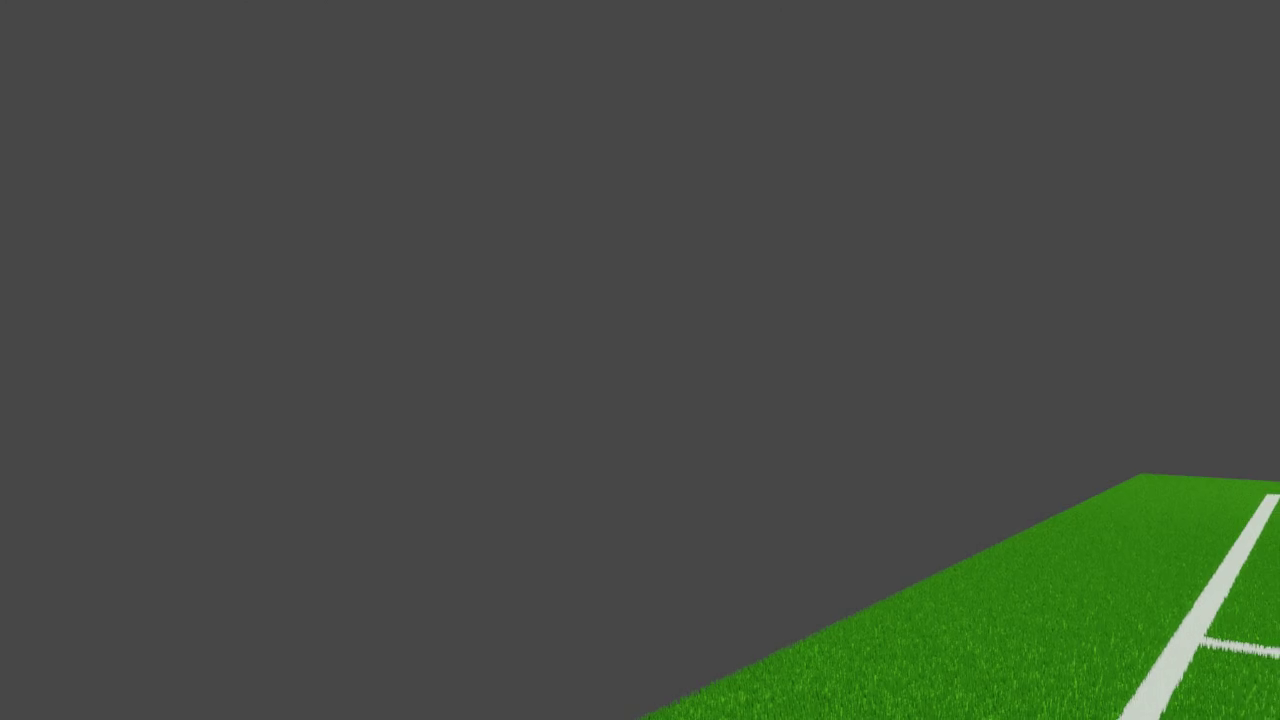
#> input picture frame 22 of deteksi garis/sample3.mp4, 1280 x 720 px
$ python line_contour.py
#> lines starting #> are read from the running program, lines starting #| are printed output that depends on the picture; after the words box and inside, x2 and y2 are one past the last pixel; in counts of white or black regions, pixels touching at a corner belong together
import cv2
import numpy as np
import time

# Define color ranges
low_white = np.array([0, 0, 165])
up_white = np.array([300, 60, 255])

low_green = np.array([35, 100, 100])
up_green = np.array([85, 255, 255])

#low_yellow = np.array([20, 100, 100])
#up_yellow = np.array([40, 255, 255])

vid = cv2.VideoCapture('sample3.mp4')

# Parameters
min_line_length = 250  # Minimum line length to display
frame_rate = 2
frame_count = 0
fps_counter = time.time()

while True:
    ret, frame = vid.read()
#> frame is the input picture: shape (720, 1280, 3); mean B, G, R 66.7, 77.3, 69.7
    if not ret:
        break

    start_time = time.time()
    frame = cv2.resize(frame, (0, 0), fx=0.5, fy=0.5)
#> frame: shape (360, 640, 3)

    if frame_count % frame_rate == 0:
        kernel = cv2.getStructuringElement(cv2.MORPH_ELLIPSE, (3, 3))
        hsv = cv2.cvtColor(frame, cv2.COLOR_BGR2HSV)
#> hsv: shape (360, 640, 3); mean H, S, V 5.7, 21.5, 77.3

        # Create masks
        green_mask = cv2.inRange(hsv, low_green, up_green)
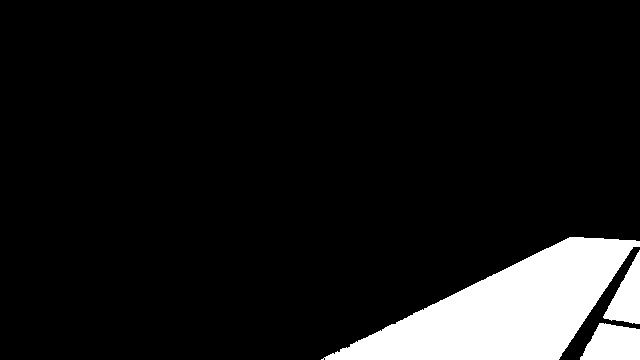
#> green_mask: shape (360, 640); 9.6% white; 3 white regions, box (x1, y1, x2, y2) and area: (321, 237, 640, 360) 18925, (580, 323, 640, 360) 1746, (603, 250, 640, 324) 1426
        #morph_close = cv2.morphologyEx(green_mask, cv2.MORPH_CLOSE, kernel)

        # Edge detection
        edge = cv2.Canny(green_mask, 50, 150)
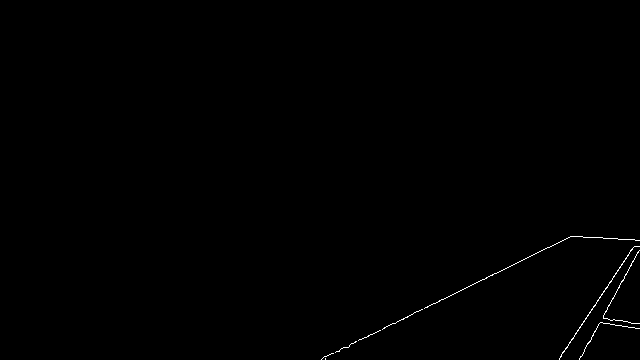
#> edge: shape (360, 640); 0.3% white in thin lines or dots, all inside (x1, y1, x2, y2) = (321, 236, 640, 360)
        contours, _ = cv2.findContours(edge, cv2.RETR_EXTERNAL, cv2.CHAIN_APPROX_SIMPLE)
#> contours = 9 contours, 8 with area under 20; largest, box (x1, y1, x2, y2) and area: (559, 246, 640, 360) 37

        # Draw detected lines with length filter
        for contour in contours:
            length = cv2.arcLength(contour, False)
            if length > min_line_length:
                cv2.polylines(frame, [contour], isClosed=False, color=(255, 0, 0), thickness=2)
#> this loop made 9 passes
#> length on passes 2 to 9: 26.97, 51.87, 51.28, 173, 95.57, 241.6, 293.1, 481
#> (contour, length) on pass 1: ([[325, 358], [325, 359]], 1)
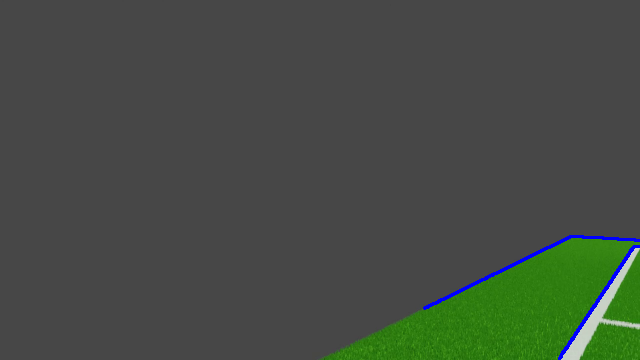
#> frame: shape (360, 640, 3); mean B, G, R 67.8, 76.6, 69.2

        # Show frames
        #cv2.imshow('Line Detection', frame)
        cv2.imshow('Edge Detection', edge)

    frame_count += 1

    if cv2.waitKey(10) & 0xFF == ord('q'):
#> (key q is pressed here)
        break

vid.release()
cv2.destroyAllWindows()

$ run again, starting later in the video
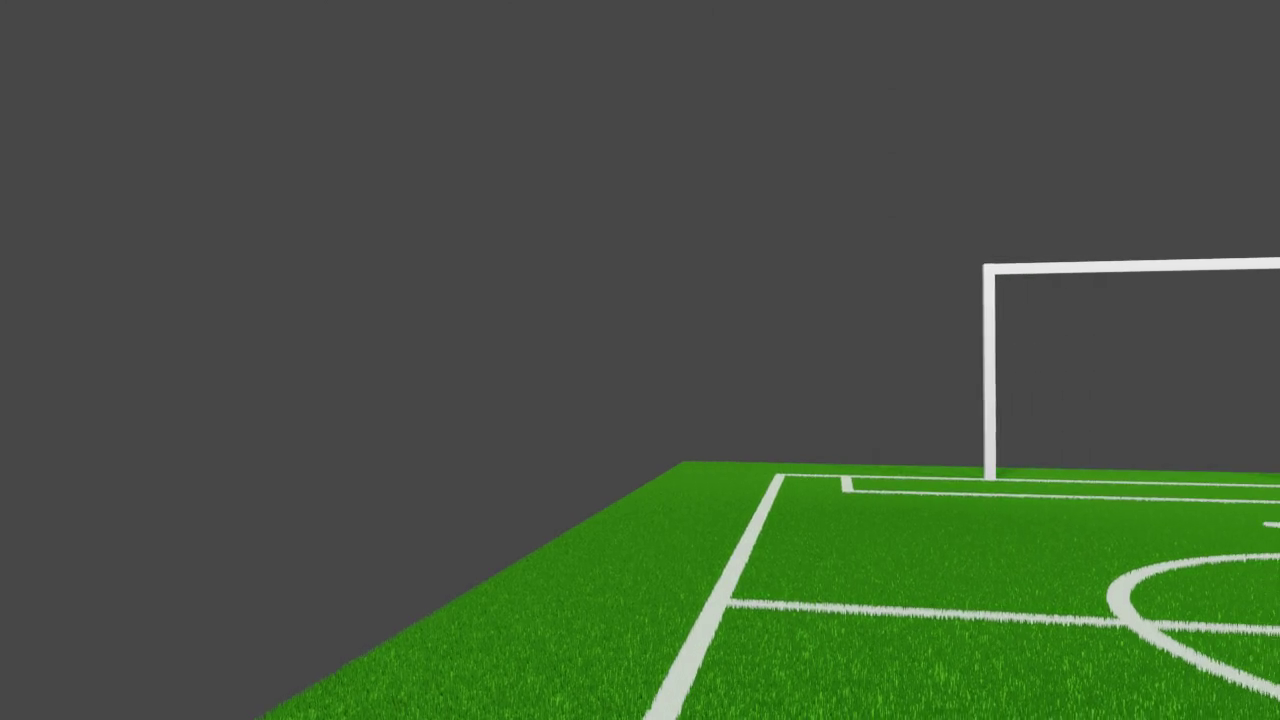
#> input picture frame 99 of deteksi garis/sample3.mp4, 1280 x 720 px
#> frame is the input picture: shape (720, 1280, 3); mean B, G, R 63, 85.9, 69.4
#> hsv: shape (360, 640, 3); mean H, S, V 12.2, 45.8, 86
#> `green_mask = cv2.inRange(hsv, low_green, up_green)`:
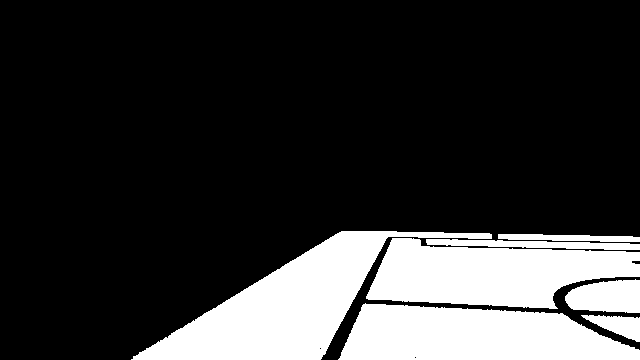
#> green_mask: shape (360, 640); 20.5% white; 7 white regions, largest, box (x1, y1, x2, y2) and area: (131, 231, 492, 360) 16238, (338, 303, 640, 360) 12999, (366, 238, 640, 309) 12847
#> edge: shape (360, 640); 1.1% white in thin lines or dots, all inside (x1, y1, x2, y2) = (131, 230, 640, 360)
#> contours = 31 contours, 30 with area under 20; largest, box (x1, y1, x2, y2) and area: (195, 230, 492, 360) 42
#> the loop `for contour in contours:` made 31 passes
#> (contour, length) on passes 1, 2, 9, 11, 12, 13, 14, 15: ([[414, 356], [414, 358], [416, 358], [416, 356]], 6), ([[319, 347], [319, 349], [321, 349], [321, 347]], 6), ([[634, 263], [639, 263]], 5), ([[604, 251], [626, 251]], 22), ([[588, 250], [591, 250]], 3), ([[566, 250], [585, 250]], 19), ([[526, 249], [552, 249]], 26), ([[522, 249], [523, 249]], 1)
#> after the loop `for contour in contours:`:
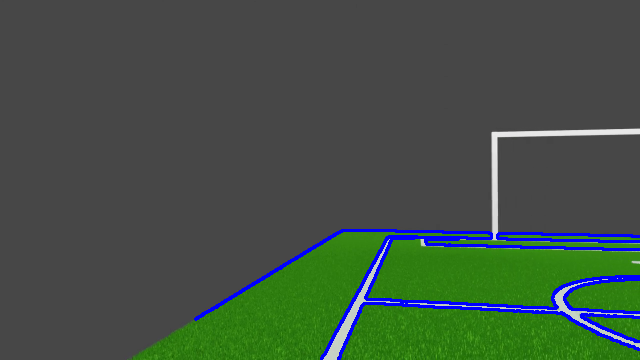
#> frame: shape (360, 640, 3); mean B, G, R 68.2, 81.6, 66.4

$ run again, starting later in the video
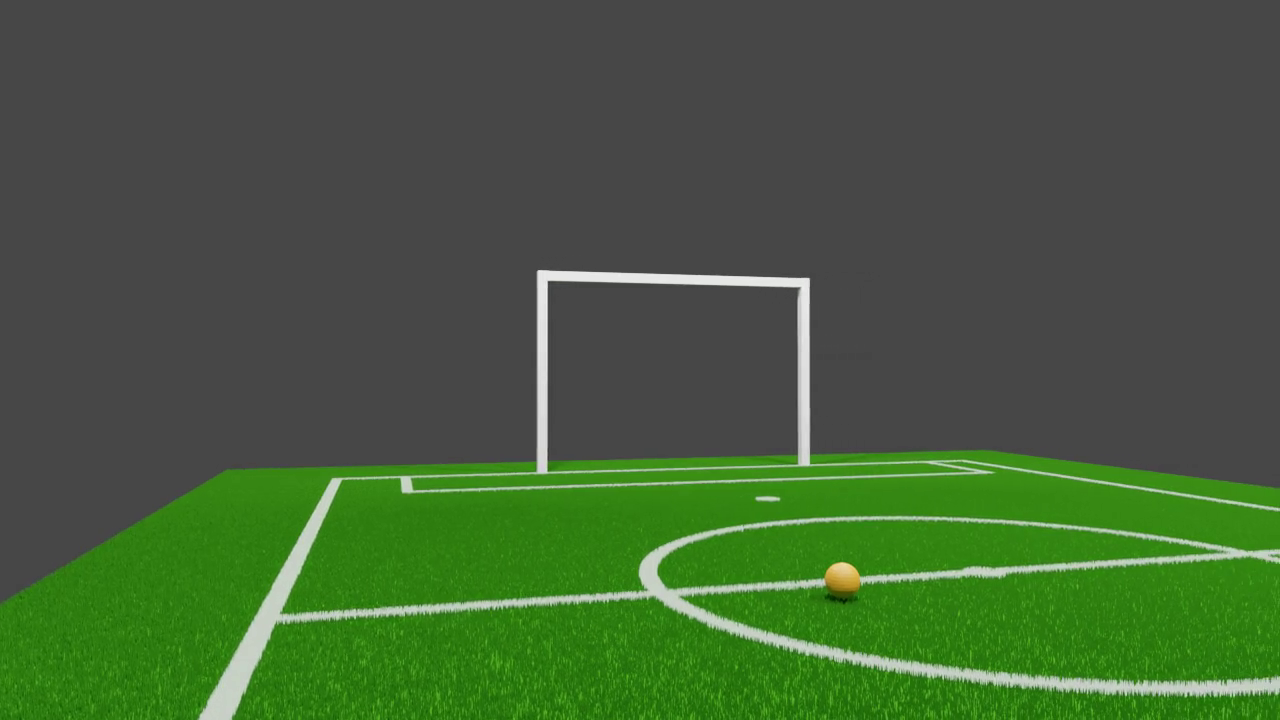
#> input picture frame 176 of deteksi garis/sample3.mp4, 1280 x 720 px
#> frame is the input picture: shape (720, 1280, 3); mean B, G, R 59, 93.9, 68.9
#> hsv: shape (360, 640, 3); mean H, S, V 18.3, 68.7, 94
#> `green_mask = cv2.inRange(hsv, low_green, up_green)`:
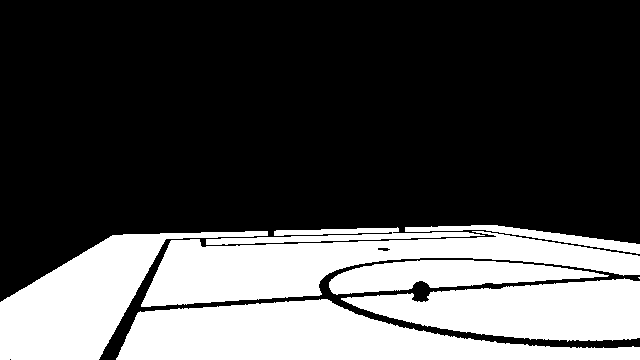
#> green_mask: shape (360, 640); 30.6% white; 8 white regions (1 under 20 px), largest, box (x1, y1, x2, y2) and area: (116, 299, 640, 360) 18503, (141, 231, 640, 307) 16562, (0, 231, 268, 360) 13498
#> edge: shape (360, 640); 1.9% white in thin lines or dots, all inside (x1, y1, x2, y2) = (0, 224, 640, 360)
#> contours = 87 contours, 85 with area under 20; largest, box (x1, y1, x2, y2) and area: (273, 227, 399, 236) 626, (0, 230, 268, 360) 41
#> the loop `for contour in contours:` made 87 passes
#> (contour, length) on passes 1, 5, 6, 8, 9, 10, 11, 12: ([[10, 358], [9, 359], [10, 358], [11, 359]], 4.24), ([[638, 277], [638, 278], [639, 278]], 2), ([[607, 276], [608, 276]], 1), ([[594, 272], [595, 272]], 1), ([[588, 271], [590, 271]], 2), ([[581, 270], [583, 270]], 2), ([[573, 269], [576, 269]], 3), ([[567, 268], [569, 268]], 2)
#> after the loop `for contour in contours:`:
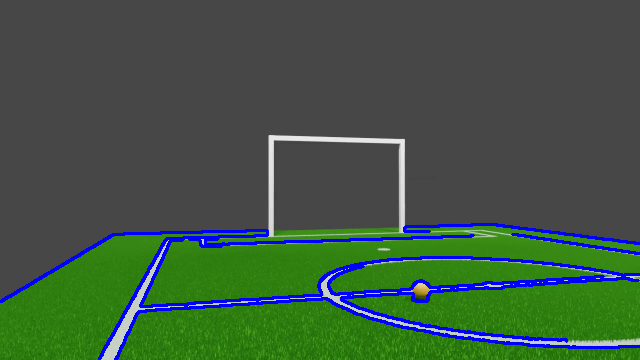
#> frame: shape (360, 640, 3); mean B, G, R 67, 87, 64.2
